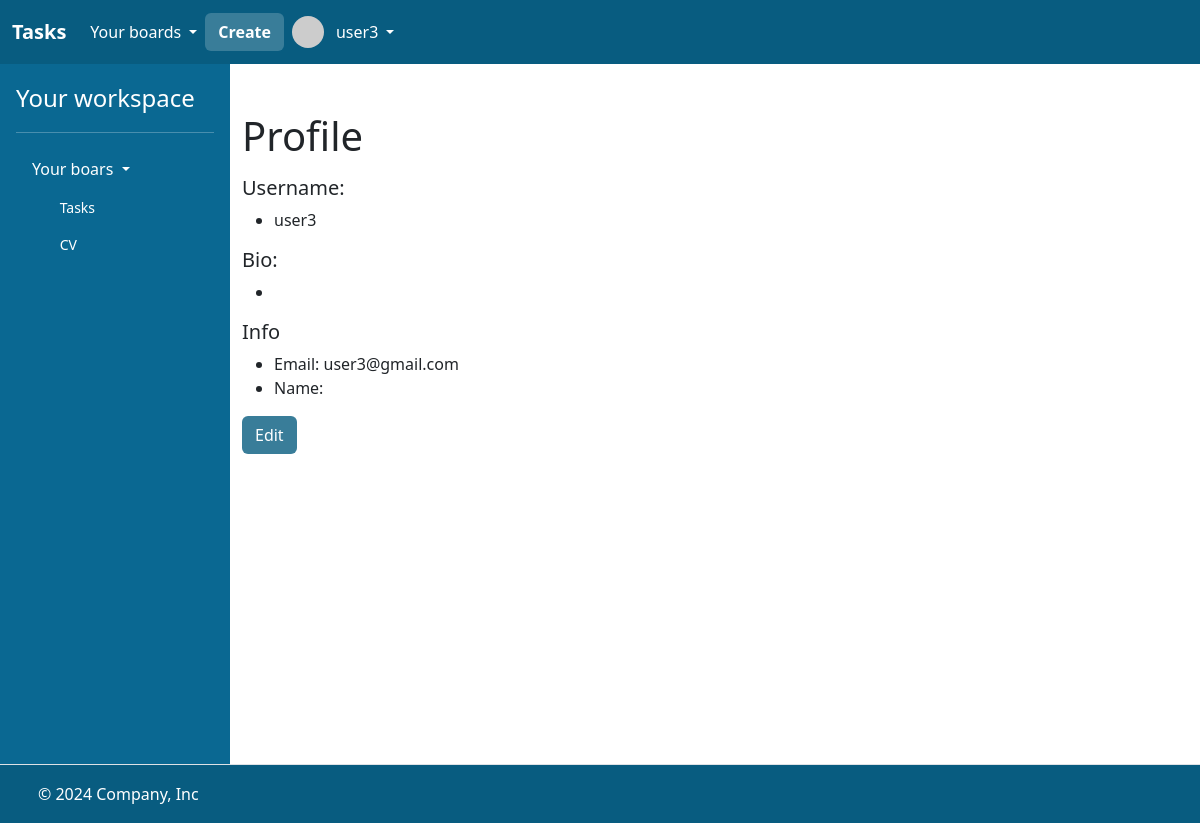
The page /profile/3 (signed in) on the database as committed earlier.
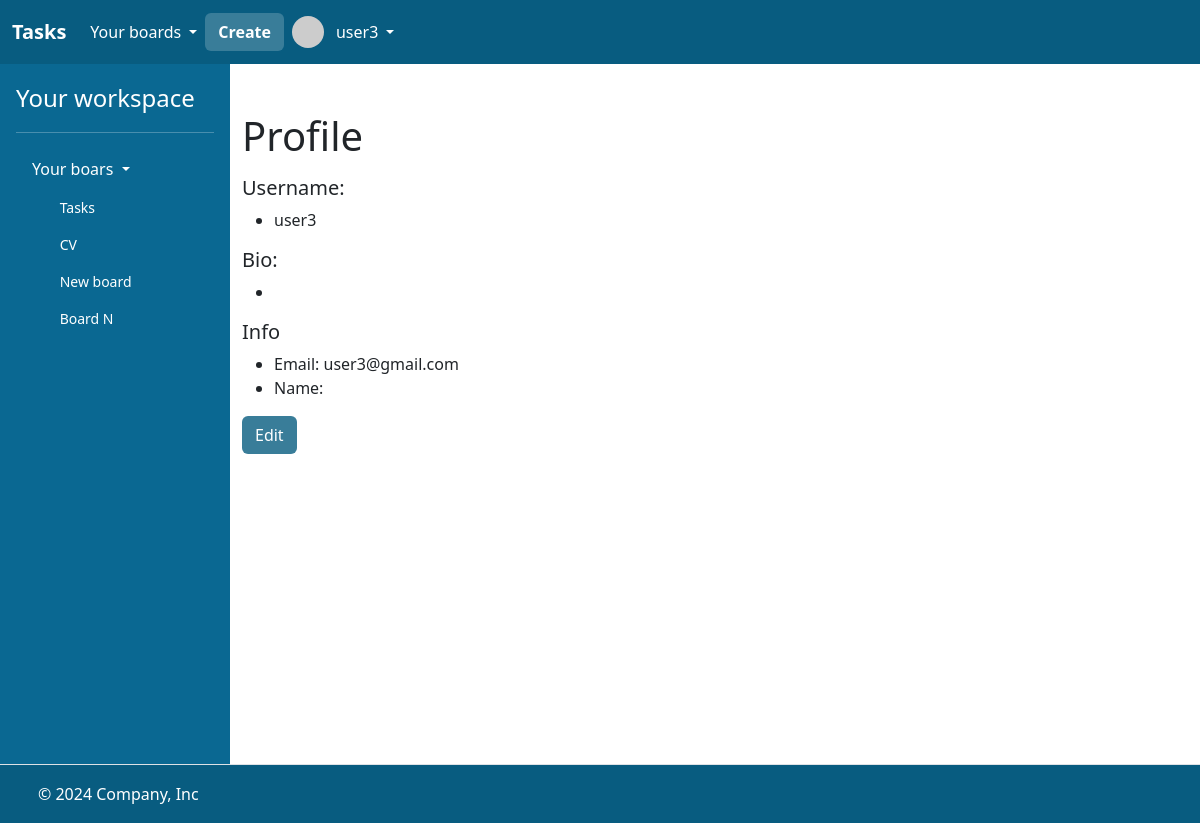
The same page on the database as committed later.
### task/models.py (models this page shows)
class Board(models.Model):
    name = models.CharField(max_length=256)
    description = models.CharField(max_length=256)
    members = models.ManyToManyField(User, related_name="boards")
    created_at = models.DateTimeField(auto_now_add=True)

### task/views.py (the view)
# urls.py: path("profile/<int:profile_id>", views.profile_view, name="profile"),
@login_required
def profile_view(request, profile_id):
    profile = User.objects.filter(id=profile_id).first()
    return render(
        request,
        "task/profile.html",
        {"boards": request.user.boards.all(), "profile": profile},
    )

### task/templates/task/profile.html (shortened to what this page needs)
{% extends "task/layout.html" %}
{% block main %}
    <div class="container">
        <div class="mt-5">
            <h1>Profile</h1>
            <h5 class="mt-3">Username:</h5>
            <ul>
                <li>
                    {{ profile.username }}
                </li>
            </ul>
            <h5>Bio:</h5>
            <ul>
                <li>
                </li>
            </ul>
            <h5>Info</h5>
            <ul>
                <li>
                    Email: {{ profile.email }}
                </li>
                <li>
                    Name: {{ profile.first_name }} {{ profile.last_name }}
                </li>
            </ul>
            {% if request.user.id == profile.id %}
                <a class="btn" style="background: #397D99; color: white;" href="{% url 'edit_profile' profile.id %}">Edit</a>
            {% endif %}
        </div>
    </div>
{% endblock %}

### task/templates/task/layout.html (shortened to what the changed rows need)
<!DOCTYPE html>
{% load static %}
<html lang="en">
    <head>
        <link href="https://cdn.jsdelivr.net/npm/bootstrap@5.3.3/dist/css/bootstrap.min.css" rel="stylesheet">
        <link rel="stylesheet" href="https://cdn.jsdelivr.net/npm/bootstrap-icons@1.3.0/font/bootstrap-icons.css">
        <link href="{% static 'styles.css' %}" rel="stylesheet">
    </head>
    <body style="height: 100vh;">
        <div style="display: flex; flex-direction: column; height: 100%;">
            <main style="flex: 1;">
                <div class="d-flex flex-nowrap" style="height: 100%;">
                    {% if user.is_authenticated %}
                    <div class="d-none d-lg-flex flex-column flex-shrink-0 p-3 text-white" style="width: 230px; background: #0A6892;">
                        <ul class="nav nav-pills flex-column mb-auto">
                          <li class="mb-1">
                            <div class="collapse show " id="home-collapse">
                                <ul class="btn-toggle-nav list-unstyled fw-normal pb-1 small" style="max-height: 490px; overflow-y: auto;">
                                    {% for board in boards %}
                                    <li>
                                        <a href="{% url 'board' board.id %}" class="nav-link text-white">
                                        <svg class="bi me-2" width="16" height="16"><use xlink:href="#speedometer2"></use></svg>
                                        {{ board.name }}
                                        </a>
                                    </li>
                                    {% endfor %}
                                </ul>
                            </div>
                          </li>
                        </ul>
                    </div>
                    {% endif %}
                    <div style="flex: 1; background: white; overflow-x: hidden; min-height: 700px;">
                        {% block main %}
                        {% endblock %}
                    </div>
                </div>
            </main>
        </div>
    </body>
</html>

Rows that differ between the two databases and show on the page:
added Board: name "New board"
added Board: name "Board N"
